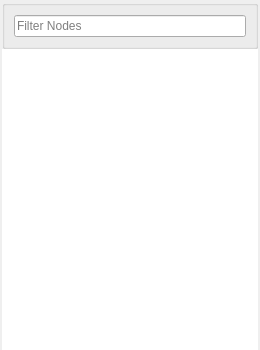
             <widget class="QWidget" name="widget" native="true">
              <property name="sizePolicy">
               <sizepolicy hsizetype="Preferred" vsizetype="Expanding">
                <horstretch>0</horstretch>
                <verstretch>10</verstretch>
               </sizepolicy>
              </property>
              <property name="minimumSize">
               <size>
                <width>0</width>
                <height>350</height>
               </size>
              </property>
              <layout class="QGridLayout" name="gridLayout_21">
               <property name="margin">
                <number>0</number>
               </property>
               <property name="spacing">
                <number>0</number>
               </property>
               <item row="0" column="0">
                <widget class="QFrame" name="frameNodes">
                 <property name="sizePolicy">
                  <sizepolicy hsizetype="Expanding" vsizetype="Expanding">
                   <horstretch>2</horstretch>
                   <verstretch>0</verstretch>
                  </sizepolicy>
                 </property>
                 <layout class="QGridLayout" name="gridLayout_2">
                  <property name="leftMargin">
                   <number>2</number>
                  </property>
                  <property name="topMargin">
                   <number>0</number>
                  </property>
                  <property name="rightMargin">
                   <number>2</number>
                  </property>
                  <property name="bottomMargin">
                   <number>0</number>
                  </property>
                  <property name="spacing">
                   <number>0</number>
                  </property>
                  <item row="1" column="0">
                   <widget class="QTreeWidget" name="treeComputers">
                    <property name="sizePolicy">
                     <sizepolicy hsizetype="Expanding" vsizetype="Expanding">
                      <horstretch>0</horstretch>
                      <verstretch>0</verstretch>
                     </sizepolicy>
                    </property>
                    <property name="minimumSize">
                     <size>
                      <width>200</width>
                      <height>0</height>
                     </size>
                    </property>
                    <property name="font">
                     <font>
                      <pointsize>8</pointsize>
                     </font>
                    </property>
                    <property name="frameShape">
                     <enum>QFrame::NoFrame</enum>
                    </property>
                    <property name="alternatingRowColors">
                     <bool>false</bool>
                    </property>
                    <property name="selectionMode">
                     <enum>QAbstractItemView::ExtendedSelection</enum>
                    </property>
                    <property name="iconSize">
                     <size>
                      <width>20</width>
                      <height>20</height>
                     </size>
                    </property>
                    <property name="horizontalScrollMode">
                     <enum>QAbstractItemView::ScrollPerItem</enum>
                    </property>
                    <property name="autoExpandDelay">
                     <number>0</number>
                    </property>
                    <property name="uniformRowHeights">
                     <bool>true</bool>
                    </property>
                    <property name="sortingEnabled">
                     <bool>true</bool>
                    </property>
                    <property name="animated">
                     <bool>false</bool>
                    </property>
                    <property name="allColumnsShowFocus">
                     <bool>true</bool>
                    </property>
                    <property name="wordWrap">
                     <bool>true</bool>
                    </property>
                    <property name="headerHidden">
                     <bool>true</bool>
                    </property>
                    <property name="expandsOnDoubleClick">
                     <bool>true</bool>
                    </property>
                    <attribute name="headerVisible">
                     <bool>false</bool>
                    </attribute>
                    <attribute name="headerCascadingSectionResizes">
                     <bool>true</bool>
                    </attribute>
                    <attribute name="headerHighlightSections">
                     <bool>false</bool>
                    </attribute>
                    <column>
                     <property name="text">
                      <string>Node</string>
                     </property>
                    </column>
                    <column>
                     <property name="text">
                      <string>Description</string>
                     </property>
                    </column>
                   </widget>
                  </item>
                  <item row="0" column="0">
                   <widget class="QGroupBox" name="groupBox_6">
                    <property name="title">
                     <string/>
                    </property>
                    <layout class="QGridLayout" name="gridLayout_14">
                     <item row="1" column="0">
                      <widget class="QLineEdit" name="lineFilterNodes">
                       <property name="placeholderText">
                        <string>Filter Nodes</string>
                       </property>
                      </widget>
                     </item>
                    </layout>
                   </widget>
                  </item>
                 </layout>
                </widget>
               </item>
              </layout>
             </widget>
